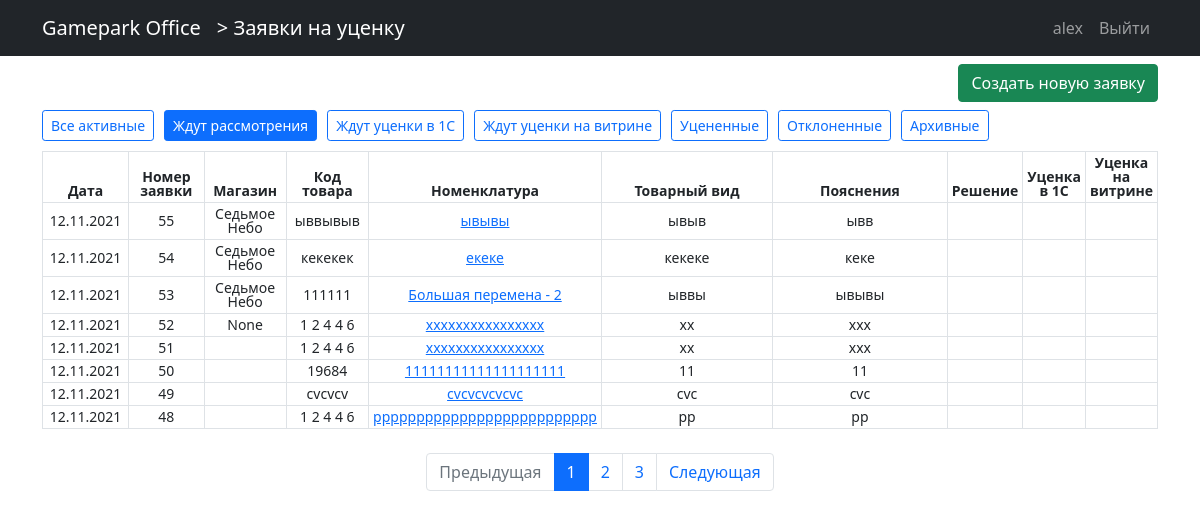
/zayavki/ (signed in), run on an earlier commit of the app's database.
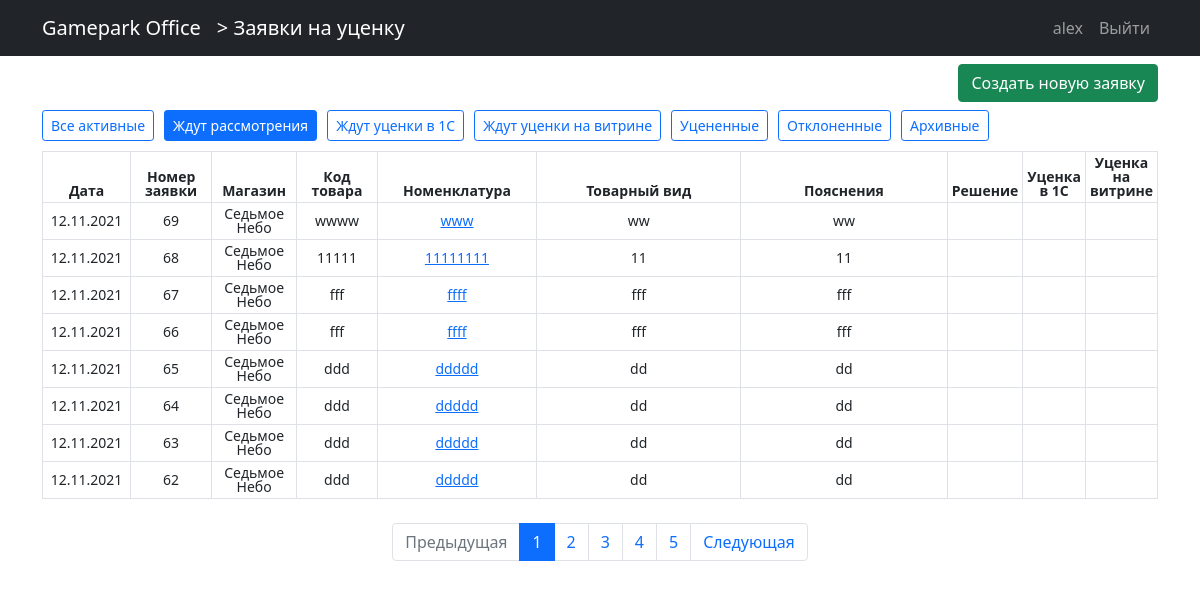
And on a later commit of the database.
### zayavki/models.py (models this page shows, shortened)
class Zayavka(models.Model):
    user = models.ForeignKey(User, default=None, null=True, on_delete=models.PROTECT)
    data = models.DateField(auto_now_add=True)
    category = models.ForeignKey(Category, on_delete=models.PROTECT)
    code = models.CharField(max_length=10)
    name = models.CharField(max_length=100)
    description = models.TextField()
    clarification = models.TextField()
    foto1 = models.ImageField(upload_to="zayavki/foto", blank=True)
    foto2 = models.ImageField(upload_to="zayavki/foto", blank=True)
    status1 = models.BooleanField(default=False)  # одобрено
    status2 = models.BooleanField(default=False)  # отклонено
    status3 = models.BooleanField(default=False)  # уценено
    status4 = models.BooleanField(default=False)  # ценник сменен
    status5 = models.BooleanField(default=False)  # в архиве
    status6 = models.BooleanField(default=False)    # остальные поля - резервные
    clarification_of_manager = models.CharField(max_length=150, blank=True)
    class Meta:
        verbose_name_plural = "Заявки"
        verbose_name = "Заявка"
    def __str__(self) -> str:
        return self.name

### users/models.py (models this page shows)
class User(AbstractUser):
    email = models.EmailField(blank=True)
    role = models.ForeignKey(Roles, on_delete=models.PROTECT, null=True, default=None)
    shop = models.ForeignKey(Shops, on_delete=models.PROTECT, null=True, default=None, blank=True)

class Shops(models.Model):
    nameshop = models.CharField(max_length=30)
    class Meta:
        verbose_name_plural = "Магазины"
        verbose_name = "Магазин"
    def __str__(self):
        return self.nameshop

### zayavki/views.py (the view)
# urls.py: path("", ZayavkaFilterList.as_view(), name="zayavki_list"),
class ZayavkaFilterList(LoginRequiredMixin, ListView):
    model = Zayavka
    paginate_by = KOL_RECORDS_ON_PAGE
    template_name = "zayavki/zayavka_list.html"
    context_object_name = "zayavki"
    def get_context_data(self, **kwargs):
        context = super().get_context_data(**kwargs)
        context["title"] = "Заявки на уценку"
        context["name_page"] = "Заявки на уценку"
        context['filters'] = DICT_OF_FILTERS
        context['cur_filter'] = self.get_post_filter()
        return context
    def get_default_filter(self):
        if self.request.user.role.namerole == "Магазин":
            return DICT_OF_FILTERS["Ждут уценки на витрине"]
        elif self.request.user.role.namerole[:3] == "Мен":
            return DICT_OF_FILTERS["Ждут рассмотрения"]
        else:
            return DICT_OF_FILTERS["Все активные"]
    def get_post_filter(self):
        return self.kwargs.get('filter', self.get_default_filter())
    def get_queryset(self):
        return get_data_from_model_Zayavka(self.get_post_filter(), self.request.user)

### zayavki/templates/zayavki/zayavka_list.html (shortened to what this page needs)
{% extends 'main_page/base.html' %}
{% load  static %}
{% block css %}
    <link href= {% static 'styles.css' %} rel="stylesheet">
{% endblock css %}
{% block name_app %}
    <a class="navbar-brand flex-grow-1" href="{% url 'zayavki:zayavki_list' %}"> > Заявки на уценку</a>
{% endblock name_app %}
{% block content %}
    <div >
        <div class="row justify-content-end">
            <div class="col my-2 text-end">
                <a class="btn btn-success text-nowrap" href="{% url 'zayavki:zayavka-create' %}">Создать новую заявку</a>
            </div>
        </div>
        <div class="select_filter">
            {% for name_filter, param_filter in filters.items %}
                <div>
                    {% if cur_filter != param_filter  %}
                        <a class="btn btn-outline-primary btn-sm text-nowrap" href="{% url 'zayavki:zayavki_filter_list' param_filter%}" role="button">{{ name_filter }}</a>
                    {% else %}
                        <a class="btn btn-primary btn-sm text-nowrap" href="{% url 'zayavki:zayavki_filter_list' param_filter%}" role="button">{{ name_filter }}</a>
                    {% endif %}
                </div>
            {% endfor %}
        </div>
        <div class="table-responsive">
        <table class="table table-hover table-bordered table-sm my_table  ">
            <thead>
                <tr class="">
                    <th class="col-1">Дата</th>
                    <th class="col-1">Номер заявки</th>
                    <th class="col-1">Магазин</th>
                    <th class="col-1">Код товара</th>
                    <th class="col-2" >Номенклатура</th>
                    <th class="col-3">Товарный вид</th>
                    <th class="col-3">Пояснения</th>
                    <th class="col">Решение</th>
                    <th class="col">Уценка в 1С</th>
                    <th class="col">Уценка на витрине</th>
                </tr>
            </thead>
            <tbody>
            {%for zayavka in zayavki%}
                <tr>
                    <td>{{zayavka.data|date:"d.m.Y"}}</td>
                    <td>{{zayavka.id}}</td>
                    <td>{{zayavka.user.shop}}</td>
                    <td>{{zayavka.code}}</td>
                    <td>
                        <a href="{% url 'zayavki:zayavka-detail' zayavka.id%}"> {{zayavka}} </a>
                    </td>
                    <td>{{zayavka.description}}
                    </td>
                    <td>{{zayavka.clarification}}</td>
                    <td>
                    </td>
                    <td>
                    </td>
                    <td>
                    </td>
                </tr>
            {%endfor%}
        </tbody>
        </table>
        </div>
        {% if paginator.num_pages > 1 %}
        <nav aria-label="Page navigation" class="mt-2">
            <ul class="pagination justify-content-center">
                <li class="page-item {% if not page_obj.has_previous %} disabled {% endif %}">
                <a class="page-link"
                    href="{% if page_obj.has_previous %} {% url 'zayavki:zayavki_filter_list' cur_filter %}?page={{page_obj.previous_page_number}} {% else %}#{% endif %}"
                    tabindex="-1">Предыдущая</a>
                </li>
                {% for p in paginator.page_range %}
                    <li class="page-item {% if page_obj.number == p %} active{% endif %}">
                        <a class="page-link"
                            href="{% url 'zayavki:zayavki_filter_list' cur_filter %}?page={{p}}">
                            {{p}}
                        </a>
                    </li>
                {% endfor %}
                <li class="page-item {% if not page_obj.has_next %} disabled  {% endif %}">
                <a class="page-link"
                    href="{% if page_obj.has_next %} {% url 'zayavki:zayavki_filter_list' cur_filter%}?page={{page_obj.next_page_number}} {% else %}#{% endif %}">
                    Следующая
                </a>
                </li>
            </ul>
        </nav>
        {% endif %}
    </div>
{% endblock content %}

What changed in the data, as far as the page shows it:
no longer on this page (row unchanged): Zayavka: data "12.11.2021", id "55", user.shop "Седьмое Небо", code "ыввывыв", name "ывывы", description "ывыв", clarification "ывв"
no longer on this page (row unchanged): Zayavka: data "12.11.2021", id "54", user.shop "Седьмое Небо", code "кекекек", name "екеке", description "кекеке", clarification "кеке"
no longer on this page (row unchanged): Zayavka: data "12.11.2021", id "53", user.shop "Седьмое Небо", code "111111", name "Большая перемена - 2", description "ыввы", clarification "ывывы"
no longer on this page (row unchanged): Zayavka: data "12.11.2021", id "52", user.shop "None", code "1 2 4 4 6", name "xxxxxxxxxxxxxxxx", description "xx", clarification "xxx"
no longer on this page (row unchanged): Zayavka: data "12.11.2021", id "51", code "1 2 4 4 6", name "xxxxxxxxxxxxxxxx", description "xx", clarification "xxx"
no longer on this page (row unchanged): Zayavka: data "12.11.2021", id "50", code "19684", name "11111111111111111111", description "11", clarification "11"
no longer on this page (row unchanged): Zayavka: data "12.11.2021", id "49", code "cvcvcv", name "cvcvcvcvcvc", description "cvc", clarification "cvc"
no longer on this page (row unchanged): Zayavka: data "12.11.2021", id "48", code "1 2 4 4 6", name "pppppppppppppppppppppppppp", description "pp", clarification "pp"
added Zayavka: data "12.11.2021", id "69", user.shop "Седьмое Небо", code "wwww", name "www", description "ww", clarification "ww"
added Zayavka: data "12.11.2021", id "68", user.shop "Седьмое Небо", code "11111", name "11111111", description "11", clarification "11"
added Zayavka: data "12.11.2021", id "67", user.shop "Седьмое Небо", code "fff", name "ffff", description "fff", clarification "fff"
added Zayavka: data "12.11.2021", id "66", user.shop "Седьмое Небо", code "fff", name "ffff", description "fff", clarification "fff"
added Zayavka: data "12.11.2021", id "65", user.shop "Седьмое Небо", code "ddd", name "ddddd", description "dd", clarification "dd"
added Zayavka: data "12.11.2021", id "64", user.shop "Седьмое Небо", code "ddd", name "ddddd", description "dd", clarification "dd"
added Zayavka: data "12.11.2021", id "63", user.shop "Седьмое Небо", code "ddd", name "ddddd", description "dd", clarification "dd"
added Zayavka: data "12.11.2021", id "62", user.shop "Седьмое Небо", code "ddd", name "ddddd", description "dd", clarification "dd"
Also different on the page:
new list line: "4"
new list line: "5"
